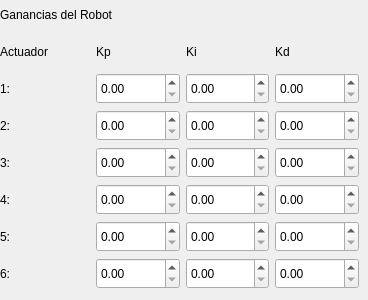
          <widget class="QWidget" name="Input">
           <widget class="QWidget" name="gridLayoutWidget_20">
            <property name="geometry">
             <rect>
              <x>0</x>
              <y>0</y>
              <width>359</width>
              <height>291</height>
             </rect>
            </property>
            <layout class="QGridLayout" name="GridGainsLabels">
             <item row="3" column="3">
              <widget class="QDoubleSpinBox" name="kd2SB">
               <property name="minimumSize">
                <size>
                 <width>83</width>
                 <height>31</height>
                </size>
               </property>
               <property name="maximumSize">
                <size>
                 <width>16777215</width>
                 <height>31</height>
                </size>
               </property>
              </widget>
             </item>
             <item row="3" column="0">
              <widget class="QLabel" name="label_2">
               <property name="minimumSize">
                <size>
                 <width>83</width>
                 <height>31</height>
                </size>
               </property>
               <property name="maximumSize">
                <size>
                 <width>16777215</width>
                 <height>31</height>
                </size>
               </property>
               <property name="text">
                <string>2:</string>
               </property>
              </widget>
             </item>
             <item row="2" column="2">
              <widget class="QDoubleSpinBox" name="ki1SB">
               <property name="minimumSize">
                <size>
                 <width>83</width>
                 <height>31</height>
                </size>
               </property>
               <property name="maximumSize">
                <size>
                 <width>16777215</width>
                 <height>31</height>
                </size>
               </property>
              </widget>
             </item>
             <item row="7" column="0">
              <widget class="QLabel" name="label_3">
               <property name="minimumSize">
                <size>
                 <width>83</width>
                 <height>31</height>
                </size>
               </property>
               <property name="maximumSize">
                <size>
                 <width>16777215</width>
                 <height>31</height>
                </size>
               </property>
               <property name="text">
                <string>6:</string>
               </property>
              </widget>
             </item>
             <item row="5" column="1">
              <widget class="QDoubleSpinBox" name="kp4SB">
               <property name="minimumSize">
                <size>
                 <width>83</width>
                 <height>31</height>
                </size>
               </property>
               <property name="maximumSize">
                <size>
                 <width>16777215</width>
                 <height>31</height>
                </size>
               </property>
              </widget>
             </item>
             <item row="5" column="2">
              <widget class="QDoubleSpinBox" name="ki4SB">
               <property name="minimumSize">
                <size>
                 <width>83</width>
                 <height>31</height>
                </size>
               </property>
               <property name="maximumSize">
                <size>
                 <width>16777215</width>
                 <height>31</height>
                </size>
               </property>
              </widget>
             </item>
             <item row="6" column="0">
              <widget class="QLabel" name="label_4">
               <property name="minimumSize">
                <size>
                 <width>83</width>
                 <height>31</height>
                </size>
               </property>
               <property name="maximumSize">
                <size>
                 <width>16777215</width>
                 <height>31</height>
                </size>
               </property>
               <property name="text">
                <string>5:</string>
               </property>
              </widget>
             </item>
             <item row="6" column="3">
              <widget class="QDoubleSpinBox" name="kd5SB">
               <property name="minimumSize">
                <size>
                 <width>83</width>
                 <height>31</height>
                </size>
               </property>
               <property name="maximumSize">
                <size>
                 <width>16777215</width>
                 <height>31</height>
                </size>
               </property>
              </widget>
             </item>
             <item row="6" column="1">
              <widget class="QDoubleSpinBox" name="kp5SB">
               <property name="minimumSize">
                <size>
                 <width>83</width>
                 <height>31</height>
                </size>
               </property>
               <property name="maximumSize">
                <size>
                 <width>16777215</width>
                 <height>31</height>
                </size>
               </property>
              </widget>
             </item>
             <item row="3" column="2">
              <widget class="QDoubleSpinBox" name="ki2SB">
               <property name="minimumSize">
                <size>
                 <width>83</width>
                 <height>31</height>
                </size>
               </property>
               <property name="maximumSize">
                <size>
                 <width>16777215</width>
                 <height>31</height>
                </size>
               </property>
              </widget>
             </item>
             <item row="1" column="2">
              <widget class="QLabel" name="label_Ki">
               <property name="minimumSize">
                <size>
                 <width>83</width>
                 <height>31</height>
                </size>
               </property>
               <property name="maximumSize">
                <size>
                 <width>16777215</width>
                 <height>31</height>
                </size>
               </property>
               <property name="text">
                <string>Ki</string>
               </property>
              </widget>
             </item>
             <item row="7" column="1">
              <widget class="QDoubleSpinBox" name="kp6SB">
               <property name="minimumSize">
                <size>
                 <width>83</width>
                 <height>31</height>
                </size>
               </property>
               <property name="maximumSize">
                <size>
                 <width>16777215</width>
                 <height>31</height>
                </size>
               </property>
              </widget>
             </item>
             <item row="2" column="1">
              <widget class="QDoubleSpinBox" name="kp1SB">
               <property name="minimumSize">
                <size>
                 <width>83</width>
                 <height>31</height>
                </size>
               </property>
               <property name="maximumSize">
                <size>
                 <width>16777215</width>
                 <height>31</height>
                </size>
               </property>
              </widget>
             </item>
             <item row="2" column="3">
              <widget class="QDoubleSpinBox" name="kd1SB">
               <property name="minimumSize">
                <size>
                 <width>83</width>
                 <height>31</height>
                </size>
               </property>
               <property name="maximumSize">
                <size>
                 <width>16777215</width>
                 <height>31</height>
                </size>
               </property>
              </widget>
             </item>
             <item row="2" column="0">
              <widget class="QLabel" name="label_5">
               <property name="minimumSize">
                <size>
                 <width>83</width>
                 <height>31</height>
                </size>
               </property>
               <property name="maximumSize">
                <size>
                 <width>16777215</width>
                 <height>31</height>
                </size>
               </property>
               <property name="text">
                <string>1:</string>
               </property>
              </widget>
             </item>
             <item row="4" column="0">
              <widget class="QLabel" name="label_57">
               <property name="minimumSize">
                <size>
                 <width>83</width>
                 <height>31</height>
                </size>
               </property>
               <property name="maximumSize">
                <size>
                 <width>16777215</width>
                 <height>31</height>
                </size>
               </property>
               <property name="text">
                <string>3:</string>
               </property>
              </widget>
             </item>
             <item row="1" column="1">
              <widget class="QLabel" name="label_Kp">
               <property name="minimumSize">
                <size>
                 <width>83</width>
                 <height>31</height>
                </size>
               </property>
               <property name="maximumSize">
                <size>
                 <width>16777215</width>
                 <height>31</height>
                </size>
               </property>
               <property name="text">
                <string>Kp</string>
               </property>
              </widget>
             </item>
             <item row="5" column="0">
              <widget class="QLabel" name="label_58">
               <property name="minimumSize">
                <size>
                 <width>83</width>
                 <height>31</height>
                </size>
               </property>
               <property name="maximumSize">
                <size>
                 <width>16777215</width>
                 <height>31</height>
                </size>
               </property>
               <property name="text">
                <string>4:</string>
               </property>
              </widget>
             </item>
             <item row="7" column="2">
              <widget class="QDoubleSpinBox" name="ki6SB">
               <property name="minimumSize">
                <size>
                 <width>83</width>
                 <height>31</height>
                </size>
               </property>
               <property name="maximumSize">
                <size>
                 <width>16777215</width>
                 <height>31</height>
                </size>
               </property>
              </widget>
             </item>
             <item row="5" column="3">
              <widget class="QDoubleSpinBox" name="kd4SB">
               <property name="minimumSize">
                <size>
                 <width>83</width>
                 <height>31</height>
                </size>
               </property>
               <property name="maximumSize">
                <size>
                 <width>16777215</width>
                 <height>31</height>
                </size>
               </property>
              </widget>
             </item>
             <item row="4" column="1">
              <widget class="QDoubleSpinBox" name="kp3SB">
               <property name="minimumSize">
                <size>
                 <width>83</width>
                 <height>31</height>
                </size>
               </property>
               <property name="maximumSize">
                <size>
                 <width>16777215</width>
                 <height>31</height>
                </size>
               </property>
              </widget>
             </item>
             <item row="1" column="3">
              <widget class="QLabel" name="label_Kd">
               <property name="minimumSize">
                <size>
                 <width>83</width>
                 <height>31</height>
                </size>
               </property>
               <property name="maximumSize">
                <size>
                 <width>16777215</width>
                 <height>31</height>
                </size>
               </property>
               <property name="text">
                <string>Kd</string>
               </property>
              </widget>
             </item>
             <item row="4" column="2">
              <widget class="QDoubleSpinBox" name="ki3SB">
               <property name="minimumSize">
                <size>
                 <width>83</width>
                 <height>31</height>
                </size>
               </property>
               <property name="maximumSize">
                <size>
                 <width>16777215</width>
                 <height>31</height>
                </size>
               </property>
              </widget>
             </item>
             <item row="4" column="3">
              <widget class="QDoubleSpinBox" name="kd3SB">
               <property name="minimumSize">
                <size>
                 <width>83</width>
                 <height>31</height>
                </size>
               </property>
               <property name="maximumSize">
                <size>
                 <width>16777215</width>
                 <height>31</height>
                </size>
               </property>
              </widget>
             </item>
             <item row="3" column="1">
              <widget class="QDoubleSpinBox" name="kp2SB">
               <property name="minimumSize">
                <size>
                 <width>83</width>
                 <height>31</height>
                </size>
               </property>
               <property name="maximumSize">
                <size>
                 <width>16777215</width>
                 <height>31</height>
                </size>
               </property>
              </widget>
             </item>
             <item row="1" column="0">
              <widget class="QLabel" name="label_59">
               <property name="minimumSize">
                <size>
                 <width>90</width>
                 <height>31</height>
                </size>
               </property>
               <property name="maximumSize">
                <size>
                 <width>90</width>
                 <height>31</height>
                </size>
               </property>
               <property name="text">
                <string>Actuador</string>
               </property>
              </widget>
             </item>
             <item row="7" column="3">
              <widget class="QDoubleSpinBox" name="kd6SB">
               <property name="minimumSize">
                <size>
                 <width>83</width>
                 <height>31</height>
                </size>
               </property>
               <property name="maximumSize">
                <size>
                 <width>16777215</width>
                 <height>31</height>
                </size>
               </property>
              </widget>
             </item>
             <item row="6" column="2">
              <widget class="QDoubleSpinBox" name="ki5SB">
               <property name="minimumSize">
                <size>
                 <width>83</width>
                 <height>31</height>
                </size>
               </property>
               <property name="maximumSize">
                <size>
                 <width>16777215</width>
                 <height>31</height>
                </size>
               </property>
              </widget>
             </item>
             <item row="0" column="0" colspan="4">
              <widget class="QLabel" name="label">
               <property name="minimumSize">
                <size>
                 <width>0</width>
                 <height>30</height>
                </size>
               </property>
               <property name="maximumSize">
                <size>
                 <width>16777215</width>
                 <height>30</height>
                </size>
               </property>
               <property name="text">
                <string>Ganancias del Robot</string>
               </property>
              </widget>
             </item>
            </layout>
           </widget>
          </widget>
